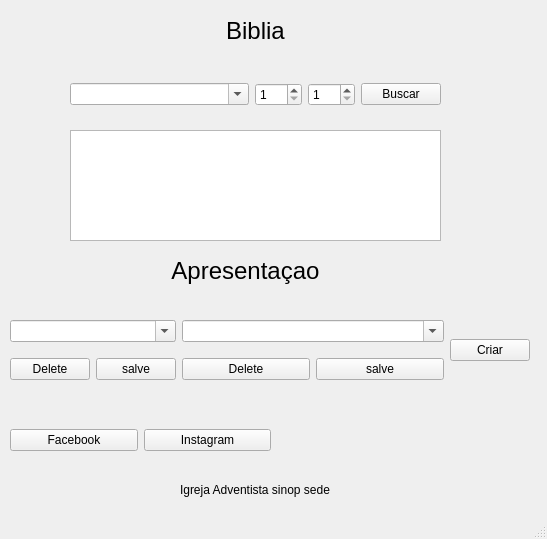
<?xml version="1.0" encoding="UTF-8"?>
<ui version="4.0">
 <class>mainWindow</class>
 <widget class="QMainWindow" name="mainWindow">
  <property name="geometry">
   <rect>
    <x>0</x>
    <y>0</y>
    <width>547</width>
    <height>539</height>
   </rect>
  </property>
  <property name="windowTitle">
   <string>Controle de transiçao</string>
  </property>
  <widget class="QWidget" name="centralwidget">
   <widget class="QWidget" name="horizontalLayoutWidget">
    <property name="geometry">
     <rect>
      <x>70</x>
      <y>59</y>
      <width>371</width>
      <height>71</height>
     </rect>
    </property>
    <layout class="QHBoxLayout" name="horizontalLayout">
     <item>
      <widget class="QComboBox" name="comboBox_livro">
       <property name="mouseTracking">
        <bool>false</bool>
       </property>
       <property name="editable">
        <bool>true</bool>
       </property>
      </widget>
     </item>
     <item>
      <widget class="QSpinBox" name="spinBox_capitulo">
       <property name="sizePolicy">
        <sizepolicy hsizetype="Fixed" vsizetype="Fixed">
         <horstretch>0</horstretch>
         <verstretch>0</verstretch>
        </sizepolicy>
       </property>
       <property name="minimum">
        <number>1</number>
       </property>
       <property name="maximum">
        <number>150</number>
       </property>
      </widget>
     </item>
     <item>
      <widget class="QSpinBox" name="spinBox_versiculo">
       <property name="sizePolicy">
        <sizepolicy hsizetype="Fixed" vsizetype="Fixed">
         <horstretch>0</horstretch>
         <verstretch>0</verstretch>
        </sizepolicy>
       </property>
       <property name="minimum">
        <number>1</number>
       </property>
       <property name="maximum">
        <number>200</number>
       </property>
      </widget>
     </item>
     <item>
      <widget class="QPushButton" name="pushButton_buscar">
       <property name="sizePolicy">
        <sizepolicy hsizetype="Fixed" vsizetype="Fixed">
         <horstretch>0</horstretch>
         <verstretch>0</verstretch>
        </sizepolicy>
       </property>
       <property name="text">
        <string>Buscar</string>
       </property>
      </widget>
     </item>
    </layout>
   </widget>
   <widget class="QTextEdit" name="textEdit_saida">
    <property name="geometry">
     <rect>
      <x>70</x>
      <y>130</y>
      <width>371</width>
      <height>111</height>
     </rect>
    </property>
   </widget>
   <widget class="QLabel" name="label">
    <property name="geometry">
     <rect>
      <x>160</x>
      <y>240</y>
      <width>171</width>
      <height>61</height>
     </rect>
    </property>
    <property name="font">
     <font>
      <pointsize>18</pointsize>
     </font>
    </property>
    <property name="text">
     <string>Apresentaçao</string>
    </property>
    <property name="alignment">
     <set>Qt::AlignCenter</set>
    </property>
   </widget>
   <widget class="QWidget" name="horizontalLayoutWidget_2">
    <property name="geometry">
     <rect>
      <x>10</x>
      <y>310</y>
      <width>520</width>
      <height>80</height>
     </rect>
    </property>
    <layout class="QHBoxLayout" name="horizontalLayout_2">
     <item>
      <layout class="QVBoxLayout" name="verticalLayout_2">
       <item>
        <widget class="QComboBox" name="comboBox_cargo">
         <property name="sizePolicy">
          <sizepolicy hsizetype="Preferred" vsizetype="Fixed">
           <horstretch>0</horstretch>
           <verstretch>0</verstretch>
          </sizepolicy>
         </property>
         <property name="editable">
          <bool>true</bool>
         </property>
        </widget>
       </item>
       <item>
        <layout class="QHBoxLayout" name="horizontalLayout_4">
         <item>
          <widget class="QPushButton" name="pushButton_delete_cargo">
           <property name="sizePolicy">
            <sizepolicy hsizetype="Fixed" vsizetype="Fixed">
             <horstretch>0</horstretch>
             <verstretch>0</verstretch>
            </sizepolicy>
           </property>
           <property name="text">
            <string>Delete</string>
           </property>
          </widget>
         </item>
         <item>
          <widget class="QPushButton" name="pushButton_save_cargo">
           <property name="sizePolicy">
            <sizepolicy hsizetype="Fixed" vsizetype="Fixed">
             <horstretch>0</horstretch>
             <verstretch>0</verstretch>
            </sizepolicy>
           </property>
           <property name="text">
            <string>salve</string>
           </property>
          </widget>
         </item>
        </layout>
       </item>
      </layout>
     </item>
     <item>
      <layout class="QVBoxLayout" name="verticalLayout">
       <item>
        <widget class="QComboBox" name="comboBox_name_apresentador">
         <property name="editable">
          <bool>true</bool>
         </property>
        </widget>
       </item>
       <item>
        <layout class="QHBoxLayout" name="horizontalLayout_3">
         <item>
          <widget class="QPushButton" name="pushButton_delete_people">
           <property name="text">
            <string>Delete</string>
           </property>
          </widget>
         </item>
         <item>
          <widget class="QPushButton" name="pushButton_salve_people">
           <property name="text">
            <string>salve</string>
           </property>
          </widget>
         </item>
        </layout>
       </item>
      </layout>
     </item>
     <item>
      <widget class="QPushButton" name="pushButton_criar_apresentador">
       <property name="sizePolicy">
        <sizepolicy hsizetype="Fixed" vsizetype="Fixed">
         <horstretch>0</horstretch>
         <verstretch>0</verstretch>
        </sizepolicy>
       </property>
       <property name="text">
        <string>Criar</string>
       </property>
      </widget>
     </item>
    </layout>
   </widget>
   <widget class="QLabel" name="label_3">
    <property name="geometry">
     <rect>
      <x>170</x>
      <y>0</y>
      <width>171</width>
      <height>61</height>
     </rect>
    </property>
    <property name="font">
     <font>
      <pointsize>18</pointsize>
     </font>
    </property>
    <property name="text">
     <string>Biblia</string>
    </property>
    <property name="alignment">
     <set>Qt::AlignCenter</set>
    </property>
   </widget>
   <widget class="QLabel" name="label_2">
    <property name="geometry">
     <rect>
      <x>180</x>
      <y>480</y>
      <width>221</width>
      <height>20</height>
     </rect>
    </property>
    <property name="text">
     <string>Igreja Adventista sinop sede</string>
    </property>
   </widget>
   <widget class="QWidget" name="horizontalLayoutWidget_3">
    <property name="geometry">
     <rect>
      <x>10</x>
      <y>400</y>
      <width>261</width>
      <height>80</height>
     </rect>
    </property>
    <layout class="QHBoxLayout" name="horizontalLayout_5">
     <item>
      <widget class="QPushButton" name="pushButton_2">
       <property name="text">
        <string>Facebook</string>
       </property>
      </widget>
     </item>
     <item>
      <widget class="QPushButton" name="pushButton">
       <property name="text">
        <string>Instagram</string>
       </property>
      </widget>
     </item>
    </layout>
   </widget>
  </widget>
  <widget class="QMenuBar" name="menubar">
   <property name="geometry">
    <rect>
     <x>0</x>
     <y>0</y>
     <width>547</width>
     <height>20</height>
    </rect>
   </property>
  </widget>
  <widget class="QStatusBar" name="statusbar"/>
 </widget>
 <resources/>
 <connections/>
</ui>
